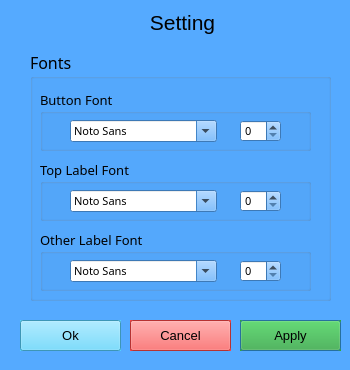
<?xml version="1.0" encoding="UTF-8"?>
<ui version="4.0">
 <class>dialog_Setting</class>
 <widget class="QDialog" name="dialog_Setting">
  <property name="geometry">
   <rect>
    <x>0</x>
    <y>0</y>
    <width>350</width>
    <height>370</height>
   </rect>
  </property>
  <property name="minimumSize">
   <size>
    <width>350</width>
    <height>370</height>
   </size>
  </property>
  <property name="maximumSize">
   <size>
    <width>350</width>
    <height>370</height>
   </size>
  </property>
  <property name="palette">
   <palette>
    <active>
     <colorrole role="WindowText">
      <brush brushstyle="SolidPattern">
       <color alpha="255">
        <red>0</red>
        <green>0</green>
        <blue>0</blue>
       </color>
      </brush>
     </colorrole>
     <colorrole role="Button">
      <brush brushstyle="SolidPattern">
       <color alpha="255">
        <red>85</red>
        <green>170</green>
        <blue>255</blue>
       </color>
      </brush>
     </colorrole>
     <colorrole role="Window">
      <brush brushstyle="SolidPattern">
       <color alpha="255">
        <red>85</red>
        <green>170</green>
        <blue>255</blue>
       </color>
      </brush>
     </colorrole>
    </active>
    <inactive>
     <colorrole role="WindowText">
      <brush brushstyle="SolidPattern">
       <color alpha="255">
        <red>0</red>
        <green>0</green>
        <blue>0</blue>
       </color>
      </brush>
     </colorrole>
     <colorrole role="Button">
      <brush brushstyle="SolidPattern">
       <color alpha="255">
        <red>85</red>
        <green>170</green>
        <blue>255</blue>
       </color>
      </brush>
     </colorrole>
     <colorrole role="Window">
      <brush brushstyle="SolidPattern">
       <color alpha="255">
        <red>85</red>
        <green>170</green>
        <blue>255</blue>
       </color>
      </brush>
     </colorrole>
    </inactive>
    <disabled>
     <colorrole role="WindowText">
      <brush brushstyle="SolidPattern">
       <color alpha="255">
        <red>42</red>
        <green>85</green>
        <blue>127</blue>
       </color>
      </brush>
     </colorrole>
     <colorrole role="Button">
      <brush brushstyle="SolidPattern">
       <color alpha="255">
        <red>85</red>
        <green>170</green>
        <blue>255</blue>
       </color>
      </brush>
     </colorrole>
     <colorrole role="Window">
      <brush brushstyle="SolidPattern">
       <color alpha="255">
        <red>85</red>
        <green>170</green>
        <blue>255</blue>
       </color>
      </brush>
     </colorrole>
    </disabled>
   </palette>
  </property>
  <property name="windowTitle">
   <string>Select picture</string>
  </property>
  <property name="autoFillBackground">
   <bool>true</bool>
  </property>
  <widget class="QLabel" name="label_Setting">
   <property name="geometry">
    <rect>
     <x>27</x>
     <y>10</y>
     <width>311</width>
     <height>25</height>
    </rect>
   </property>
   <property name="font">
    <font>
     <pointsize>16</pointsize>
    </font>
   </property>
   <property name="text">
    <string>Setting</string>
   </property>
   <property name="alignment">
    <set>Qt::AlignCenter</set>
   </property>
  </widget>
  <widget class="QPushButton" name="pushButton_Apply">
   <property name="geometry">
    <rect>
     <x>240</x>
     <y>320</y>
     <width>101</width>
     <height>31</height>
    </rect>
   </property>
   <property name="palette">
    <palette>
     <active>
      <colorrole role="WindowText">
       <brush brushstyle="SolidPattern">
        <color alpha="255">
         <red>0</red>
         <green>0</green>
         <blue>0</blue>
        </color>
       </brush>
      </colorrole>
      <colorrole role="Button">
       <brush brushstyle="SolidPattern">
        <color alpha="255">
         <red>50</red>
         <green>170</green>
         <blue>50</blue>
        </color>
       </brush>
      </colorrole>
      <colorrole role="Window">
       <brush brushstyle="SolidPattern">
        <color alpha="255">
         <red>50</red>
         <green>170</green>
         <blue>50</blue>
        </color>
       </brush>
      </colorrole>
     </active>
     <inactive>
      <colorrole role="WindowText">
       <brush brushstyle="SolidPattern">
        <color alpha="255">
         <red>0</red>
         <green>0</green>
         <blue>0</blue>
        </color>
       </brush>
      </colorrole>
      <colorrole role="Button">
       <brush brushstyle="SolidPattern">
        <color alpha="255">
         <red>50</red>
         <green>170</green>
         <blue>50</blue>
        </color>
       </brush>
      </colorrole>
      <colorrole role="Window">
       <brush brushstyle="SolidPattern">
        <color alpha="255">
         <red>50</red>
         <green>170</green>
         <blue>50</blue>
        </color>
       </brush>
      </colorrole>
     </inactive>
     <disabled>
      <colorrole role="WindowText">
       <brush brushstyle="SolidPattern">
        <color alpha="255">
         <red>25</red>
         <green>85</green>
         <blue>25</blue>
        </color>
       </brush>
      </colorrole>
      <colorrole role="Button">
       <brush brushstyle="SolidPattern">
        <color alpha="255">
         <red>50</red>
         <green>170</green>
         <blue>50</blue>
        </color>
       </brush>
      </colorrole>
      <colorrole role="Window">
       <brush brushstyle="SolidPattern">
        <color alpha="255">
         <red>50</red>
         <green>170</green>
         <blue>50</blue>
        </color>
       </brush>
      </colorrole>
     </disabled>
    </palette>
   </property>
   <property name="font">
    <font>
     <pointsize>10</pointsize>
    </font>
   </property>
   <property name="autoFillBackground">
    <bool>true</bool>
   </property>
   <property name="text">
    <string>Apply</string>
   </property>
  </widget>
  <widget class="QPushButton" name="pushButton_Ok">
   <property name="geometry">
    <rect>
     <x>20</x>
     <y>320</y>
     <width>101</width>
     <height>31</height>
    </rect>
   </property>
   <property name="palette">
    <palette>
     <active>
      <colorrole role="WindowText">
       <brush brushstyle="SolidPattern">
        <color alpha="255">
         <red>0</red>
         <green>0</green>
         <blue>0</blue>
        </color>
       </brush>
      </colorrole>
      <colorrole role="Button">
       <brush brushstyle="SolidPattern">
        <color alpha="255">
         <red>85</red>
         <green>210</green>
         <blue>255</blue>
        </color>
       </brush>
      </colorrole>
      <colorrole role="Window">
       <brush brushstyle="SolidPattern">
        <color alpha="255">
         <red>85</red>
         <green>210</green>
         <blue>255</blue>
        </color>
       </brush>
      </colorrole>
     </active>
     <inactive>
      <colorrole role="WindowText">
       <brush brushstyle="SolidPattern">
        <color alpha="255">
         <red>0</red>
         <green>0</green>
         <blue>0</blue>
        </color>
       </brush>
      </colorrole>
      <colorrole role="Button">
       <brush brushstyle="SolidPattern">
        <color alpha="255">
         <red>85</red>
         <green>210</green>
         <blue>255</blue>
        </color>
       </brush>
      </colorrole>
      <colorrole role="Window">
       <brush brushstyle="SolidPattern">
        <color alpha="255">
         <red>85</red>
         <green>210</green>
         <blue>255</blue>
        </color>
       </brush>
      </colorrole>
     </inactive>
     <disabled>
      <colorrole role="WindowText">
       <brush brushstyle="SolidPattern">
        <color alpha="255">
         <red>42</red>
         <green>105</green>
         <blue>127</blue>
        </color>
       </brush>
      </colorrole>
      <colorrole role="Button">
       <brush brushstyle="SolidPattern">
        <color alpha="255">
         <red>85</red>
         <green>210</green>
         <blue>255</blue>
        </color>
       </brush>
      </colorrole>
      <colorrole role="Window">
       <brush brushstyle="SolidPattern">
        <color alpha="255">
         <red>85</red>
         <green>210</green>
         <blue>255</blue>
        </color>
       </brush>
      </colorrole>
     </disabled>
    </palette>
   </property>
   <property name="font">
    <font>
     <pointsize>10</pointsize>
    </font>
   </property>
   <property name="autoFillBackground">
    <bool>true</bool>
   </property>
   <property name="text">
    <string>Ok</string>
   </property>
  </widget>
  <widget class="QPushButton" name="pushButton_Cancel">
   <property name="geometry">
    <rect>
     <x>130</x>
     <y>320</y>
     <width>101</width>
     <height>31</height>
    </rect>
   </property>
   <property name="palette">
    <palette>
     <active>
      <colorrole role="WindowText">
       <brush brushstyle="SolidPattern">
        <color alpha="255">
         <red>0</red>
         <green>0</green>
         <blue>0</blue>
        </color>
       </brush>
      </colorrole>
      <colorrole role="Button">
       <brush brushstyle="SolidPattern">
        <color alpha="255">
         <red>255</red>
         <green>70</green>
         <blue>70</blue>
        </color>
       </brush>
      </colorrole>
      <colorrole role="Window">
       <brush brushstyle="SolidPattern">
        <color alpha="255">
         <red>255</red>
         <green>70</green>
         <blue>70</blue>
        </color>
       </brush>
      </colorrole>
     </active>
     <inactive>
      <colorrole role="WindowText">
       <brush brushstyle="SolidPattern">
        <color alpha="255">
         <red>0</red>
         <green>0</green>
         <blue>0</blue>
        </color>
       </brush>
      </colorrole>
      <colorrole role="Button">
       <brush brushstyle="SolidPattern">
        <color alpha="255">
         <red>255</red>
         <green>70</green>
         <blue>70</blue>
        </color>
       </brush>
      </colorrole>
      <colorrole role="Window">
       <brush brushstyle="SolidPattern">
        <color alpha="255">
         <red>255</red>
         <green>70</green>
         <blue>70</blue>
        </color>
       </brush>
      </colorrole>
     </inactive>
     <disabled>
      <colorrole role="WindowText">
       <brush brushstyle="SolidPattern">
        <color alpha="255">
         <red>127</red>
         <green>35</green>
         <blue>35</blue>
        </color>
       </brush>
      </colorrole>
      <colorrole role="Button">
       <brush brushstyle="SolidPattern">
        <color alpha="255">
         <red>255</red>
         <green>70</green>
         <blue>70</blue>
        </color>
       </brush>
      </colorrole>
      <colorrole role="Window">
       <brush brushstyle="SolidPattern">
        <color alpha="255">
         <red>255</red>
         <green>70</green>
         <blue>70</blue>
        </color>
       </brush>
      </colorrole>
     </disabled>
    </palette>
   </property>
   <property name="font">
    <font>
     <pointsize>10</pointsize>
    </font>
   </property>
   <property name="autoFillBackground">
    <bool>true</bool>
   </property>
   <property name="text">
    <string>Cancel</string>
   </property>
  </widget>
  <widget class="QGroupBox" name="groupBox_Fonts">
   <property name="geometry">
    <rect>
     <x>30</x>
     <y>50</y>
     <width>301</width>
     <height>251</height>
    </rect>
   </property>
   <property name="font">
    <font>
     <family>MS Reference Sans Serif</family>
     <pointsize>12</pointsize>
    </font>
   </property>
   <property name="title">
    <string>Fonts</string>
   </property>
   <widget class="QGroupBox" name="groupBox_ButtonFont">
    <property name="geometry">
     <rect>
      <x>10</x>
      <y>40</y>
      <width>271</width>
      <height>61</height>
     </rect>
    </property>
    <property name="font">
     <font>
      <family>MS Reference Sans Serif</family>
      <pointsize>10</pointsize>
     </font>
    </property>
    <property name="title">
     <string>Button Font</string>
    </property>
    <widget class="QFontComboBox" name="fontComboBox_ButtonFont">
     <property name="geometry">
      <rect>
       <x>30</x>
       <y>30</y>
       <width>147</width>
       <height>22</height>
      </rect>
     </property>
     <property name="font">
      <font>
       <family>MS Reference Sans Serif</family>
       <pointsize>8</pointsize>
      </font>
     </property>
    </widget>
    <widget class="QSpinBox" name="spinBox_ButtonFont">
     <property name="geometry">
      <rect>
       <x>200</x>
       <y>30</y>
       <width>41</width>
       <height>22</height>
      </rect>
     </property>
     <property name="font">
      <font>
       <family>MS Reference Sans Serif</family>
       <pointsize>8</pointsize>
      </font>
     </property>
    </widget>
   </widget>
   <widget class="QGroupBox" name="groupBox_TopLabel">
    <property name="geometry">
     <rect>
      <x>10</x>
      <y>110</y>
      <width>271</width>
      <height>61</height>
     </rect>
    </property>
    <property name="font">
     <font>
      <family>MS Reference Sans Serif</family>
      <pointsize>10</pointsize>
     </font>
    </property>
    <property name="title">
     <string>Top Label Font</string>
    </property>
    <widget class="QFontComboBox" name="comboBox_TopLabelFont">
     <property name="geometry">
      <rect>
       <x>30</x>
       <y>30</y>
       <width>147</width>
       <height>22</height>
      </rect>
     </property>
     <property name="font">
      <font>
       <family>MS Reference Sans Serif</family>
       <pointsize>8</pointsize>
      </font>
     </property>
    </widget>
    <widget class="QSpinBox" name="spinBox_TopLabel">
     <property name="geometry">
      <rect>
       <x>200</x>
       <y>30</y>
       <width>41</width>
       <height>22</height>
      </rect>
     </property>
     <property name="font">
      <font>
       <family>MS Reference Sans Serif</family>
       <pointsize>8</pointsize>
      </font>
     </property>
    </widget>
   </widget>
   <widget class="QGroupBox" name="groupBox_OtherLabel">
    <property name="geometry">
     <rect>
      <x>10</x>
      <y>180</y>
      <width>271</width>
      <height>61</height>
     </rect>
    </property>
    <property name="font">
     <font>
      <family>MS Reference Sans Serif</family>
      <pointsize>10</pointsize>
     </font>
    </property>
    <property name="title">
     <string>Other Label Font</string>
    </property>
    <widget class="QFontComboBox" name="fontComboBox_OtherLabel">
     <property name="geometry">
      <rect>
       <x>30</x>
       <y>30</y>
       <width>147</width>
       <height>22</height>
      </rect>
     </property>
     <property name="font">
      <font>
       <family>MS Reference Sans Serif</family>
       <pointsize>8</pointsize>
      </font>
     </property>
    </widget>
    <widget class="QSpinBox" name="spinBox_OtherLabel">
     <property name="geometry">
      <rect>
       <x>200</x>
       <y>30</y>
       <width>41</width>
       <height>22</height>
      </rect>
     </property>
     <property name="font">
      <font>
       <family>MS Reference Sans Serif</family>
       <pointsize>8</pointsize>
      </font>
     </property>
    </widget>
   </widget>
  </widget>
 </widget>
 <resources/>
 <connections/>
</ui>
